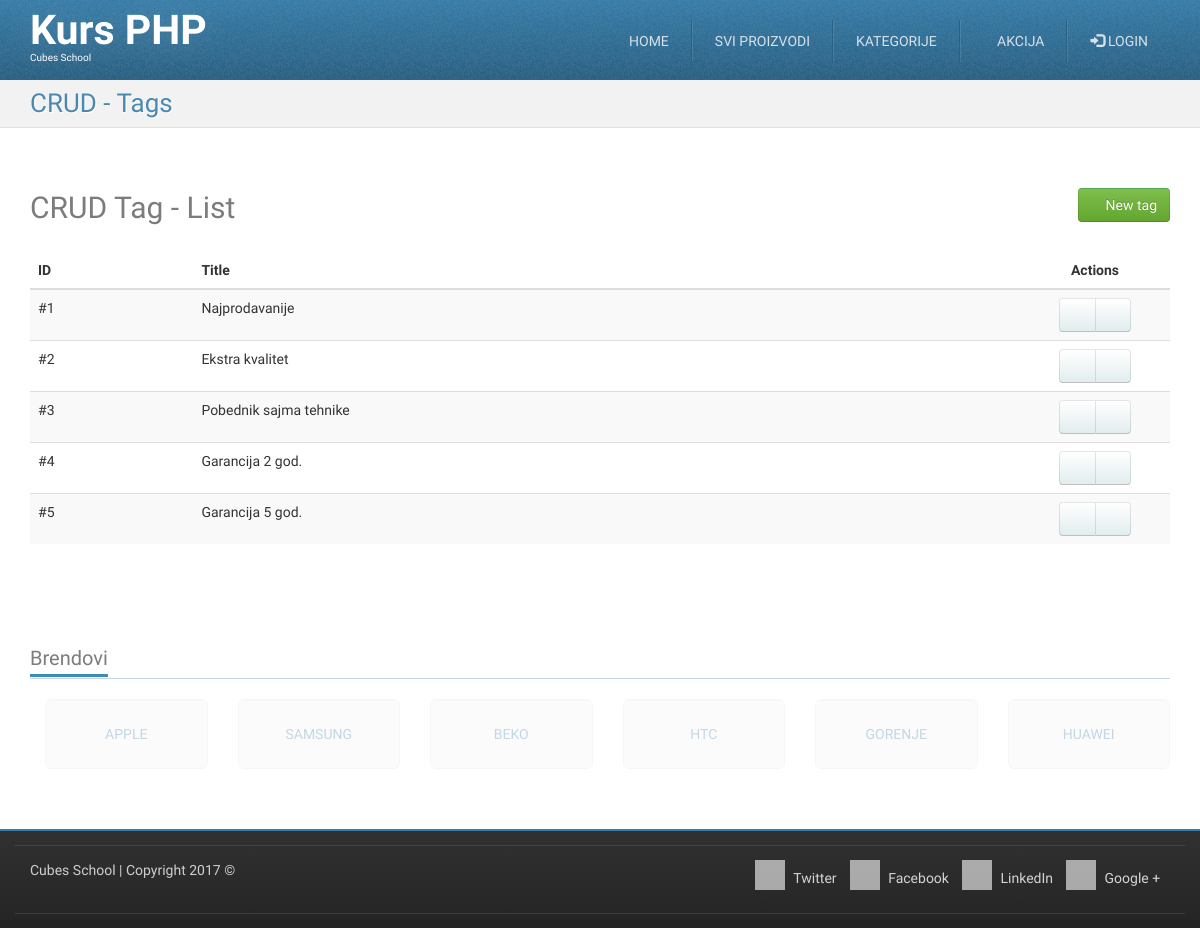
Page /crud-tag-list.php on the earlier database version.
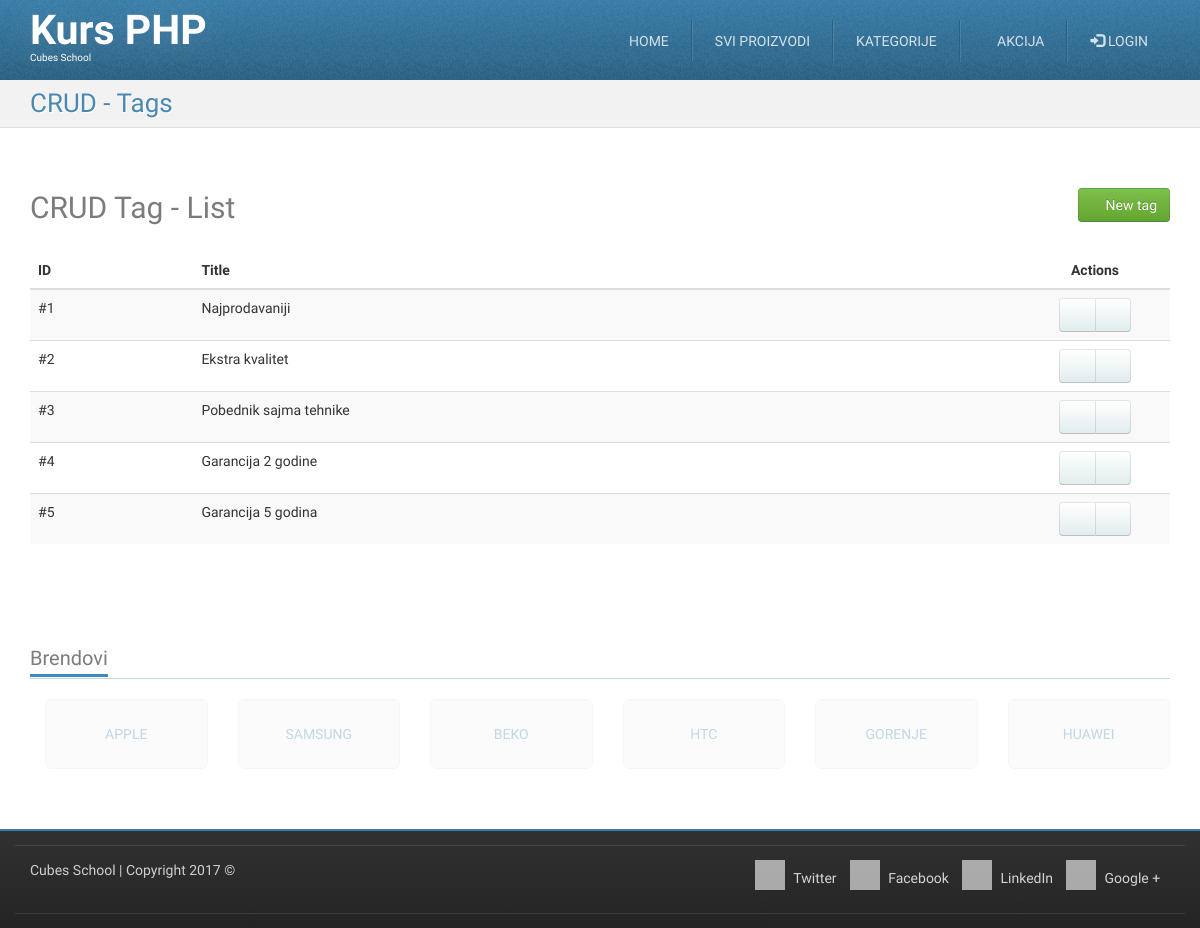
Same page on the later database version.
### tables this page shows
CREATE TABLE `tags` (
  `id` int(11) NOT NULL,
  `title` varchar(255) NOT NULL
);

### crud-tag-list.php (called while the page is built, shortened)
<?php
require_once __DIR__ . '/models/m_tags.php';
$tags = tagsFetchAll();
require_once __DIR__ . '/views/layout/header.php';
require_once __DIR__ . '/views/templates/t_crud-tag-list.php';
require_once __DIR__ . '/views/layout/footer.php';

### models/m_users.php (called while the page is built, shortened)
<?php
require_once __DIR__ . '/m_database.php';
function isUserLoggedIn() {
	if (empty($_SESSION['logged_in_user'])) {
		return false;
	}
	return true;
}

### models/m_tags.php (called while the page is built, shortened)
<?php
require_once __DIR__ . '/m_database.php';
function tagsFetchAll() {
	$query = "SELECT `tags`.* FROM `tags`";
	return dbFetchAll($query);
}

### models/m_database.php (called while the page is built, shortened)
<?php
function dbGetLink() {
	static $link;
	if (!isset($link)) {
		$link = mysqli_connect('127.0.0.1', 'cubes', 'cubes', 'cubesphp');
	}
	return $link;
}
function dbQuery($query) {
	$link = dbGetLink();
	$result = mysqli_query($link, $query);
	return $result;
}
function dbFetchAll($query) {
	$result = dbQuery($query);
	return mysqli_fetch_all($result, MYSQLI_ASSOC);
}

### views/templates/t_crud-tag-list.php (the view)
<div id="highlighted">
    <div class="container">
        <div class="header">
            <h2 class="page-title">
                <span>CRUD - Tags</span>
            </h2>
        </div>
    </div>
</div>
<div id="content">
    <div class="container portfolio">
        <div class="row">
            <div class="col-md-12">
                <h2>
                    CRUD Tag - List
                    <a href="/crud-tag-insert.php" class="pull-right btn btn-success">
                        <i class="fa fa-plus-circle"></i>
                        New tag
                    </a>
                </h2>
            </div>
        </div>
        <div class="row">
            <div class="col-md-12">
                <table class="table table-striped table-hover">
                    <thead>
                        <tr>
                            <th>ID</th>
                            <th>Title</th>
                            <th class="actions text-center">Actions</th>
                        </tr>
                    </thead>
                    <tbody>
                        <?php foreach ($tags as $tag) { ?>
                            <tr>
                                <td>
                                    #<?php echo htmlspecialchars($tag['id']); ?>
                                </td>
                                <td>
                                    <?php echo htmlspecialchars($tag['title']); ?>
                                </td>
                                <td class="text-center">
                                    <div class="btn-group">
                                        <a href="/crud-tag-edit.php?id=<?php echo htmlspecialchars($tag['id']); ?>" class="btn btn-default"><i class="fa fa-pencil"></i></a>
                                        <a href="/crud-tag-delete.php?id=<?php echo htmlspecialchars($tag['id']); ?>" class="btn btn-default"><i class="fa fa-trash"></i></a>
                                    </div>
                                </td>
                            </tr>
                        <?php } ?>
                    </tbody>
                </table>
            </div>
        </div>
    </div>
</div>

### views/layout/header.php (shortened to what this page needs)
<?php require_once __DIR__ . '/../../models/m_users.php'; ?>
<!DOCTYPE html>
<html lang="en">
	<head>
		<link href="/skins/tema/plugins/bootstrap/dist/css/bootstrap.min.css" rel="stylesheet">
		<link href="/skins/tema/plugins/font-awesome/css/font-awesome.min.css" rel="stylesheet">
		<link href="/skins/tema/plugins/animate/animate.min.css" rel="stylesheet">
		<link href="/skins/tema/plugins/flexslider/flexslider.css" rel="stylesheet">
		<link href="/skins/tema/css/theme-style.css" rel="stylesheet">
		<link href="/skins/tema/css/custom-style.css" rel="stylesheet">
		<link href="/skins/tema/css/colour-blue.css" rel="stylesheet" id="colour-scheme">
	</head>
	<body class="has-navbar-fixed-top has-highlighted">
		<div id="navigation" class="wrapper">
			<div class="navbar navbar-fixed-top" id="top">
				<div class="navbar-inner">
					<div class="inner">
						<div class="container">
							<div class="navbar-header">
								<a class="navbar-brand" href="/" title="Home">
									<h1>
										Kurs PHP
									</h1>
									<span>Cubes School</span>
								</a>
							</div>
							<div class="collapse navbar-collapse">
								<ul class="nav navbar-right" id="main-menu">
									<li>
										<a href="/">Home</a>
									</li>
									<li>
										<a href="/products.php">Svi proizvodi</a>
									</li>
									<li class="dropdown">
										<a href="#" class="dropdown-toggle" data-toggle="dropdown">Kategorije</a>
									</li>
									<li>
										<a href="/sale.php"><i class="fa fa-star"></i> Akcija</a>
									</li>
									<?php if(!isUserLoggedIn()) {?>
									<li>
										<a href="/login.php"><i class="glyphicon glyphicon-log-in"></i> Login</a>
									</li>
									<?php } ?>
								</ul>
							</div>
						</div>
					</div>
				</div>
			</div>
		</div>

### views/layout/footer.php (shortened to what this page needs)
		<div id="content-below" class="wrapper">
			<div class="container">
				<div class="clients block">
					<h3 class="block-title">
						<span>Brendovi</span>
					</h3>
					<ul class="thumbnails list-unstyled row">
						<li class="col-sm-2">
							<a href="#" class="well well-lg text-uppercase text-justify">
								Apple
							</a>
						</li>
						<li class="col-sm-2">
							<a href="#" class="well well-lg text-uppercase text-justify">
								Samsung
							</a>
						</li>
						<li class="col-sm-2">
							<a href="#" class="well well-lg text-uppercase text-justify">
								Beko
							</a>
						</li>
						<li class="col-sm-2">
							<a href="#" class="well well-lg text-uppercase text-justify">
								HTC
							</a>
						</li>
						<li class="col-sm-2">
							<a href="#" class="well well-lg text-uppercase text-justify">
								Gorenje
							</a>
						</li>
						<li class="col-sm-2">
							<a href="#" class="well well-lg text-uppercase text-justify">
								Huawei
							</a>
						</li>
					</ul>
				</div>
			</div>
		</div>
		<footer id="footer">
			<div class="container">
				<div class="row">
					<div class="subfooter">
						<div class="col-md-5">
							<p><a href="http://school.cubes.rs/">Cubes School</a> | Copyright 2017 &copy;</p>
						</div>
						<div class="col-md-7 col social-media">
							<a href="#"><i class="fa fa-twitter"></i> Twitter</a>
							<a href="#"><i class="fa fa-facebook"></i> Facebook</a>
							<a href="#"><i class="fa fa-linkedin"></i> LinkedIn</a>
							<a href="#"><i class="fa fa-google-plus"></i> Google +</a>
						</div>
					</div>
				</div>
				<div class="row">
					<div class="subfooter">
					</div>
				</div>
			</div>
		</footer>
	</body>
</html>

### skins/tema/css/custom-style.css (style rules this page uses)
#footer { min-height: 40px; }
#footer .social-media { text-align: right; }
#footer .social-media a { display: inline-block; margin-right: 0.7em; }
table .actions { width: 150px; }

### skins/tema/css/colour-blue.css (style rules this page uses)
body a { color: #377ca8; text-decoration: none; }
body .navbar-inner { background-image: -webkit-linear-gradient(top, #377ca8 0%, #2a6082 100%); background-image: -o-linear-gradient(top, #377ca8 0%, #2a6082 100%); background-image: linear-gradient(to bottom, #377ca8 0%, #2a6082 100%); background-repeat: repeat-x; filter: progid:DXImageTransform.Microsoft.gradient(startColorstr='#ff377ca8', endColorstr='#ff2a6082', GradientType=0); border-top-color: #377ca8; border-bottom-color: #377ca8; }
body #navigation .navbar { color: #ffffff; }
body #navigation .navbar-inner { border-top-color: #377ca8; border-bottom-color: #377ca8; }
body #navigation ul#main-menu li { border-left-color: rgba(255, 255, 255, 0.1); border-right-color: #2a6082; }
body #highlighted { border-bottom-color: #e1e1e1; background-color: #f2f2f2; color: #377ca8; text-shadow: 1px 1px 1px #ffffff; }
body #footer { border-top-color: #377ca8; }
body .header .page-title { color: rgba(55, 124, 168, 0.9); }
body .block .block-title { border-bottom-color: rgba(55, 124, 168, 0.3); }
body .block .block-title span { border-bottom-color: #3d8abb; }

Differences in the rows shown:
changed tags id 1: title "Najprodavanije" → "Najprodavaniji"
changed tags id 4: title "Garancija 2 god." → "Garancija 2 godine"
changed tags id 5: title "Garancija 5 god." → "Garancija 5 godina"
